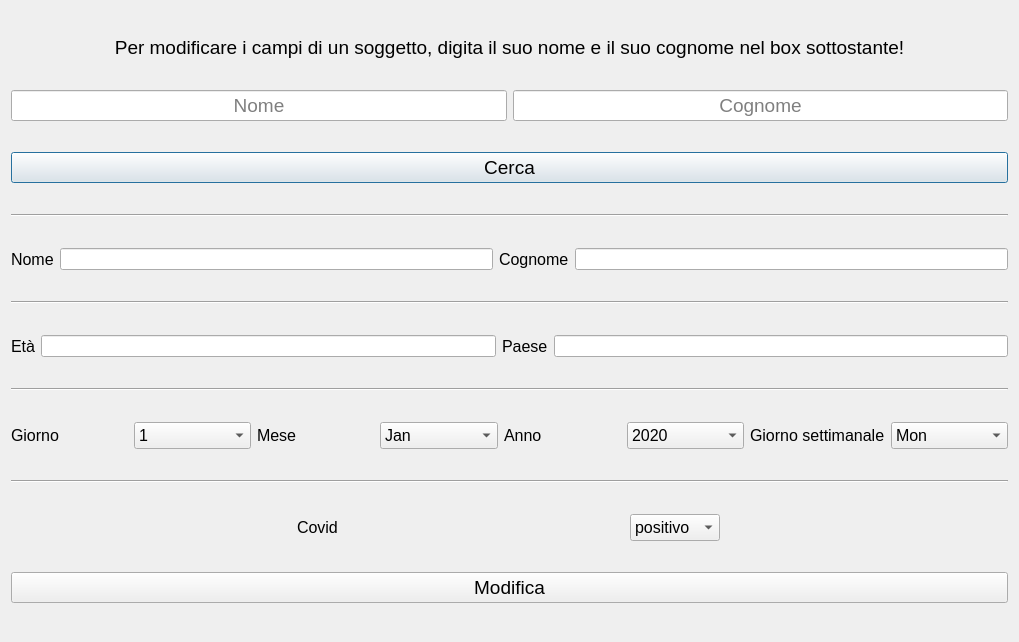
<?xml version="1.0" encoding="UTF-8"?>
<ui version="4.0">
 <class>Modifica</class>
 <widget class="QDialog" name="Modifica">
  <property name="geometry">
   <rect>
    <x>0</x>
    <y>0</y>
    <width>1019</width>
    <height>642</height>
   </rect>
  </property>
  <property name="windowTitle">
   <string>Dialog</string>
  </property>
  <layout class="QVBoxLayout" name="verticalLayout_2">
   <item>
    <widget class="QLabel" name="label">
     <property name="sizePolicy">
      <sizepolicy hsizetype="Minimum" vsizetype="Fixed">
       <horstretch>0</horstretch>
       <verstretch>0</verstretch>
      </sizepolicy>
     </property>
     <property name="font">
      <font>
       <pointsize>14</pointsize>
      </font>
     </property>
     <property name="layoutDirection">
      <enum>Qt::LeftToRight</enum>
     </property>
     <property name="text">
      <string>Per modificare i campi di un soggetto, digita il suo nome e il suo cognome nel box sottostante!</string>
     </property>
     <property name="textFormat">
      <enum>Qt::AutoText</enum>
     </property>
     <property name="alignment">
      <set>Qt::AlignCenter</set>
     </property>
     <property name="margin">
      <number>0</number>
     </property>
    </widget>
   </item>
   <item>
    <layout class="QHBoxLayout" name="horizontalLayout_2">
     <item>
      <widget class="QLineEdit" name="nome">
       <property name="font">
        <font>
         <pointsize>14</pointsize>
        </font>
       </property>
       <property name="alignment">
        <set>Qt::AlignCenter</set>
       </property>
       <property name="placeholderText">
        <string>Nome</string>
       </property>
      </widget>
     </item>
     <item>
      <widget class="QLineEdit" name="cognome">
       <property name="font">
        <font>
         <pointsize>14</pointsize>
        </font>
       </property>
       <property name="alignment">
        <set>Qt::AlignCenter</set>
       </property>
       <property name="placeholderText">
        <string>Cognome</string>
       </property>
      </widget>
     </item>
    </layout>
   </item>
   <item>
    <widget class="QPushButton" name="pushButton">
     <property name="font">
      <font>
       <pointsize>14</pointsize>
      </font>
     </property>
     <property name="text">
      <string>Cerca</string>
     </property>
    </widget>
   </item>
   <item>
    <widget class="Line" name="line">
     <property name="orientation">
      <enum>Qt::Horizontal</enum>
     </property>
    </widget>
   </item>
   <item>
    <layout class="QHBoxLayout" name="horizontalLayout_3">
     <item>
      <widget class="QLabel" name="label_3">
       <property name="font">
        <font>
         <pointsize>12</pointsize>
        </font>
       </property>
       <property name="text">
        <string>Nome</string>
       </property>
      </widget>
     </item>
     <item>
      <widget class="QLineEdit" name="lineEdit"/>
     </item>
     <item>
      <widget class="QLabel" name="label_2">
       <property name="font">
        <font>
         <pointsize>12</pointsize>
        </font>
       </property>
       <property name="text">
        <string>Cognome</string>
       </property>
      </widget>
     </item>
     <item>
      <widget class="QLineEdit" name="lineEdit_2"/>
     </item>
    </layout>
   </item>
   <item>
    <widget class="Line" name="line_2">
     <property name="orientation">
      <enum>Qt::Horizontal</enum>
     </property>
    </widget>
   </item>
   <item>
    <layout class="QHBoxLayout" name="horizontalLayout_4">
     <item>
      <widget class="QLabel" name="label_4">
       <property name="font">
        <font>
         <pointsize>12</pointsize>
        </font>
       </property>
       <property name="text">
        <string>Età</string>
       </property>
      </widget>
     </item>
     <item>
      <widget class="QLineEdit" name="lineEdit_4"/>
     </item>
     <item>
      <widget class="QLabel" name="label_5">
       <property name="font">
        <font>
         <pointsize>12</pointsize>
        </font>
       </property>
       <property name="text">
        <string>Paese</string>
       </property>
      </widget>
     </item>
     <item>
      <widget class="QLineEdit" name="lineEdit_3"/>
     </item>
    </layout>
   </item>
   <item>
    <widget class="Line" name="line_3">
     <property name="orientation">
      <enum>Qt::Horizontal</enum>
     </property>
    </widget>
   </item>
   <item>
    <layout class="QHBoxLayout" name="horizontalLayout_5">
     <item>
      <widget class="QLabel" name="label_6">
       <property name="font">
        <font>
         <pointsize>12</pointsize>
        </font>
       </property>
       <property name="text">
        <string>Giorno</string>
       </property>
      </widget>
     </item>
     <item>
      <widget class="QComboBox" name="comboBox_5">
       <property name="font">
        <font>
         <pointsize>12</pointsize>
        </font>
       </property>
       <item>
        <property name="text">
         <string>1</string>
        </property>
       </item>
       <item>
        <property name="text">
         <string>2</string>
        </property>
       </item>
       <item>
        <property name="text">
         <string>3</string>
        </property>
       </item>
       <item>
        <property name="text">
         <string>4</string>
        </property>
       </item>
       <item>
        <property name="text">
         <string>5</string>
        </property>
       </item>
       <item>
        <property name="text">
         <string>6</string>
        </property>
       </item>
       <item>
        <property name="text">
         <string>7</string>
        </property>
       </item>
       <item>
        <property name="text">
         <string>8</string>
        </property>
       </item>
       <item>
        <property name="text">
         <string>9</string>
        </property>
       </item>
       <item>
        <property name="text">
         <string>10</string>
        </property>
       </item>
       <item>
        <property name="text">
         <string>11</string>
        </property>
       </item>
       <item>
        <property name="text">
         <string>12</string>
        </property>
       </item>
       <item>
        <property name="text">
         <string>13</string>
        </property>
       </item>
       <item>
        <property name="text">
         <string>14</string>
        </property>
       </item>
       <item>
        <property name="text">
         <string>15</string>
        </property>
       </item>
       <item>
        <property name="text">
         <string>16</string>
        </property>
       </item>
       <item>
        <property name="text">
         <string>17</string>
        </property>
       </item>
       <item>
        <property name="text">
         <string>18</string>
        </property>
       </item>
       <item>
        <property name="text">
         <string>19</string>
        </property>
       </item>
       <item>
        <property name="text">
         <string>20</string>
        </property>
       </item>
       <item>
        <property name="text">
         <string>21</string>
        </property>
       </item>
       <item>
        <property name="text">
         <string>22</string>
        </property>
       </item>
       <item>
        <property name="text">
         <string>23</string>
        </property>
       </item>
       <item>
        <property name="text">
         <string>24</string>
        </property>
       </item>
       <item>
        <property name="text">
         <string>25</string>
        </property>
       </item>
       <item>
        <property name="text">
         <string>26</string>
        </property>
       </item>
       <item>
        <property name="text">
         <string>27</string>
        </property>
       </item>
       <item>
        <property name="text">
         <string>28</string>
        </property>
       </item>
       <item>
        <property name="text">
         <string>29</string>
        </property>
       </item>
       <item>
        <property name="text">
         <string>30</string>
        </property>
       </item>
       <item>
        <property name="text">
         <string>31</string>
        </property>
       </item>
      </widget>
     </item>
     <item>
      <widget class="QLabel" name="label_7">
       <property name="font">
        <font>
         <pointsize>12</pointsize>
        </font>
       </property>
       <property name="text">
        <string>Mese</string>
       </property>
      </widget>
     </item>
     <item>
      <widget class="QComboBox" name="comboBox">
       <property name="font">
        <font>
         <pointsize>12</pointsize>
        </font>
       </property>
       <item>
        <property name="text">
         <string>Jan</string>
        </property>
       </item>
       <item>
        <property name="text">
         <string>Feb</string>
        </property>
       </item>
       <item>
        <property name="text">
         <string>Mar</string>
        </property>
       </item>
       <item>
        <property name="text">
         <string>Apr</string>
        </property>
       </item>
       <item>
        <property name="text">
         <string>May</string>
        </property>
       </item>
       <item>
        <property name="text">
         <string>Jun</string>
        </property>
       </item>
       <item>
        <property name="text">
         <string>Jul</string>
        </property>
       </item>
       <item>
        <property name="text">
         <string>Aug</string>
        </property>
       </item>
       <item>
        <property name="text">
         <string>Sep</string>
        </property>
       </item>
       <item>
        <property name="text">
         <string>Oct</string>
        </property>
       </item>
       <item>
        <property name="text">
         <string>Nov</string>
        </property>
       </item>
       <item>
        <property name="text">
         <string>Dec</string>
        </property>
       </item>
      </widget>
     </item>
     <item>
      <widget class="QLabel" name="label_8">
       <property name="font">
        <font>
         <pointsize>12</pointsize>
        </font>
       </property>
       <property name="text">
        <string>Anno</string>
       </property>
      </widget>
     </item>
     <item>
      <widget class="QComboBox" name="comboBox_4">
       <property name="font">
        <font>
         <pointsize>12</pointsize>
        </font>
       </property>
       <item>
        <property name="text">
         <string>2020</string>
        </property>
       </item>
       <item>
        <property name="text">
         <string>2021</string>
        </property>
       </item>
      </widget>
     </item>
     <item>
      <widget class="QLabel" name="label_9">
       <property name="font">
        <font>
         <pointsize>12</pointsize>
        </font>
       </property>
       <property name="text">
        <string>Giorno settimanale</string>
       </property>
      </widget>
     </item>
     <item>
      <widget class="QComboBox" name="comboBox_2">
       <property name="font">
        <font>
         <pointsize>12</pointsize>
        </font>
       </property>
       <item>
        <property name="text">
         <string>Mon</string>
        </property>
       </item>
       <item>
        <property name="text">
         <string>Tue</string>
        </property>
       </item>
       <item>
        <property name="text">
         <string>Wed</string>
        </property>
       </item>
       <item>
        <property name="text">
         <string>Thu</string>
        </property>
       </item>
       <item>
        <property name="text">
         <string>Fri</string>
        </property>
       </item>
       <item>
        <property name="text">
         <string>Sat</string>
        </property>
       </item>
       <item>
        <property name="text">
         <string>Sun</string>
        </property>
       </item>
      </widget>
     </item>
    </layout>
   </item>
   <item>
    <widget class="Line" name="line_4">
     <property name="orientation">
      <enum>Qt::Horizontal</enum>
     </property>
    </widget>
   </item>
   <item>
    <layout class="QHBoxLayout" name="horizontalLayout_6">
     <item>
      <widget class="QLabel" name="label_10">
       <property name="sizePolicy">
        <sizepolicy hsizetype="Fixed" vsizetype="Preferred">
         <horstretch>0</horstretch>
         <verstretch>0</verstretch>
        </sizepolicy>
       </property>
       <property name="font">
        <font>
         <pointsize>12</pointsize>
        </font>
       </property>
       <property name="text">
        <string>Covid</string>
       </property>
      </widget>
     </item>
     <item>
      <widget class="QComboBox" name="comboBox_3">
       <property name="sizePolicy">
        <sizepolicy hsizetype="Fixed" vsizetype="Fixed">
         <horstretch>0</horstretch>
         <verstretch>0</verstretch>
        </sizepolicy>
       </property>
       <property name="font">
        <font>
         <pointsize>12</pointsize>
        </font>
       </property>
       <item>
        <property name="text">
         <string>positivo</string>
        </property>
       </item>
       <item>
        <property name="text">
         <string>negativo</string>
        </property>
       </item>
      </widget>
     </item>
    </layout>
   </item>
   <item>
    <widget class="QPushButton" name="button_modifica">
     <property name="font">
      <font>
       <pointsize>14</pointsize>
      </font>
     </property>
     <property name="text">
      <string>Modifica</string>
     </property>
    </widget>
   </item>
  </layout>
 </widget>
 <resources/>
 <connections/>
</ui>
